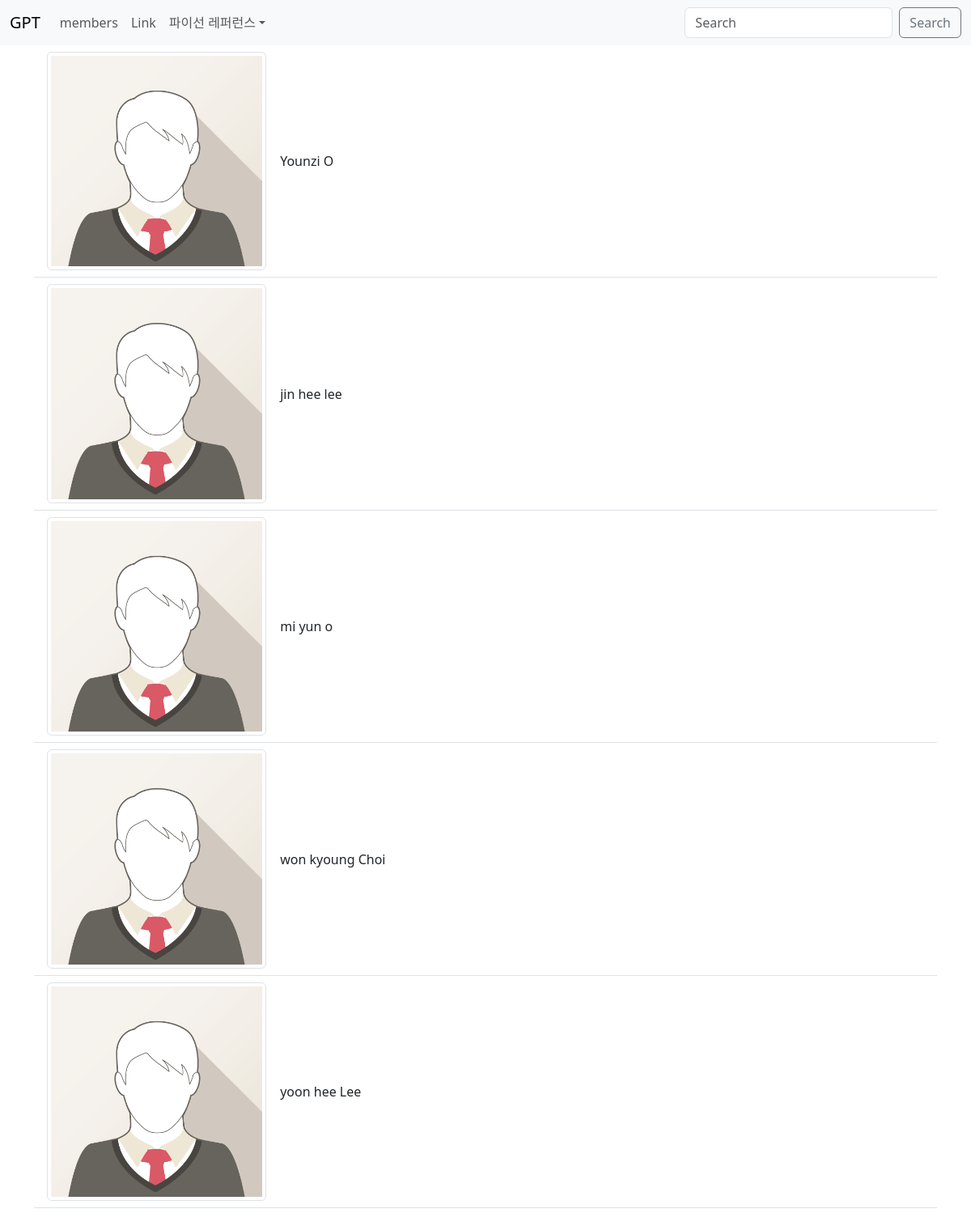
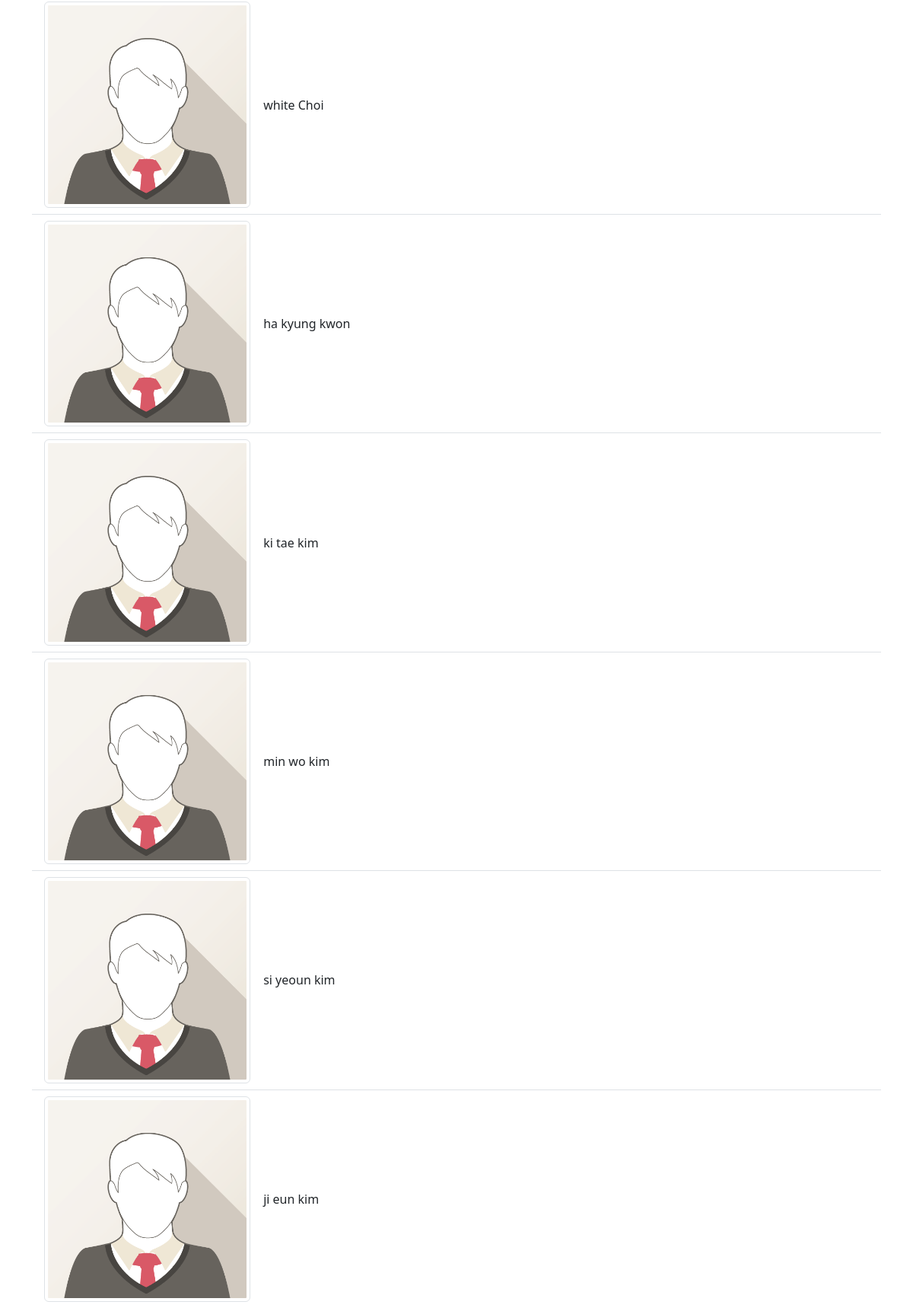
/members/, run on an earlier commit of the app's database (2 pictures, top to bottom).
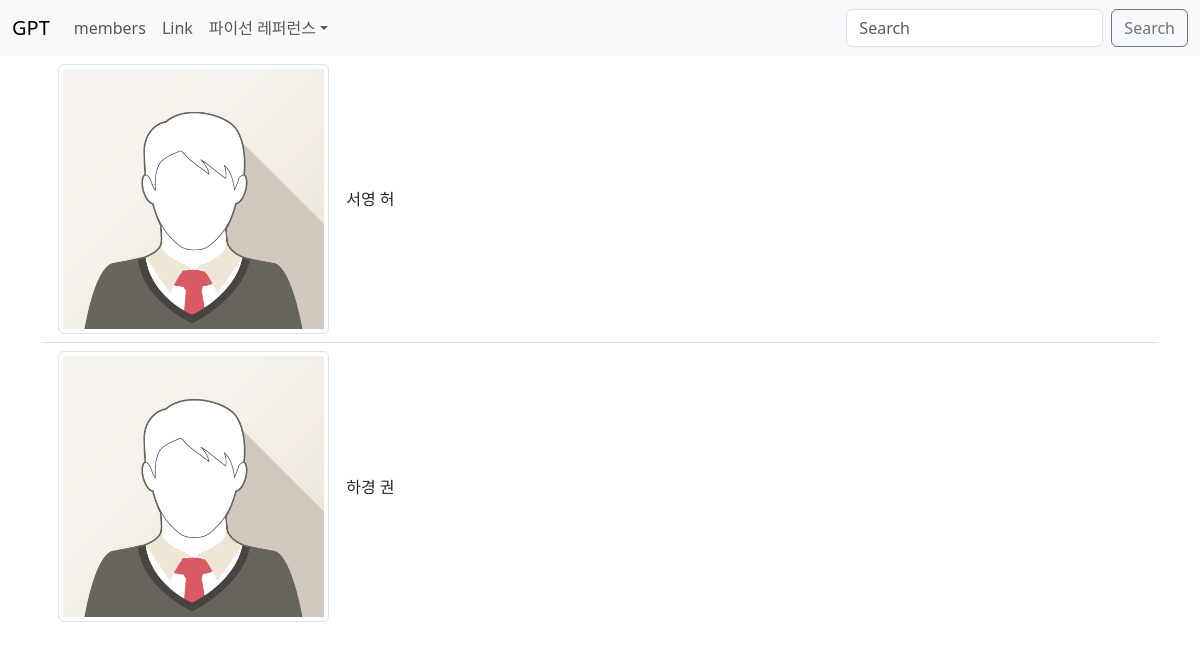
And on a later commit of the database.
### members/models.py (models this page shows, shortened)
class Member(models.Model):
    firstname = models.CharField(max_length=255)
    lastname = models.CharField(max_length=255)
    phone = models.IntegerField(null=True)
    joined_date = models.DateField(null=True)

### members/views.py (the view)
# urls.py: path('members/', views.members, name='members'),
def members(request):
    mymembers = Member.objects.all().values()
    template = loader.get_template('all_members.html')
    context = {
        'mymembers':mymembers,
    }
    return HttpResponse(template.render(context, request))

### members/templates/all_members.html (shortened to what this page needs)
{% extends "master.html" %}
{% block content %}
<ul class="list-group list-group-flush">
    {% for x in mymembers %}
    <li class="list-group-item">
        {% load static %}
        <img src="{% static 'img_avatar1.png' %}" class="w-25 img-thumbnail">
        <a href="details/{{ x.id }}" class="btn">
        {{ x.firstname }} {{ x.lastname }}
        </a>
    </li>
    {% endfor %}
</ul>
{% endblock %}

What changed in the data, as far as the page shows it:
removed Member: firstname "Younzi", lastname "O"
removed Member: firstname "jin hee", lastname "lee"
removed Member: firstname "mi yun", lastname "o"
removed Member: firstname "won kyoung", lastname "Choi"
removed Member: firstname "yoon hee", lastname "Lee"
removed Member: firstname "white", lastname "Choi"
removed Member: firstname "ha kyung", lastname "kwon"
removed Member: firstname "ki tae", lastname "kim"
removed Member: firstname "min wo", lastname "kim"
removed Member: firstname "si yeoun", lastname "kim"
removed Member: firstname "ji eun", lastname "kim"
added Member: firstname "서영", lastname "허"
added Member: firstname "하경", lastname "권"
